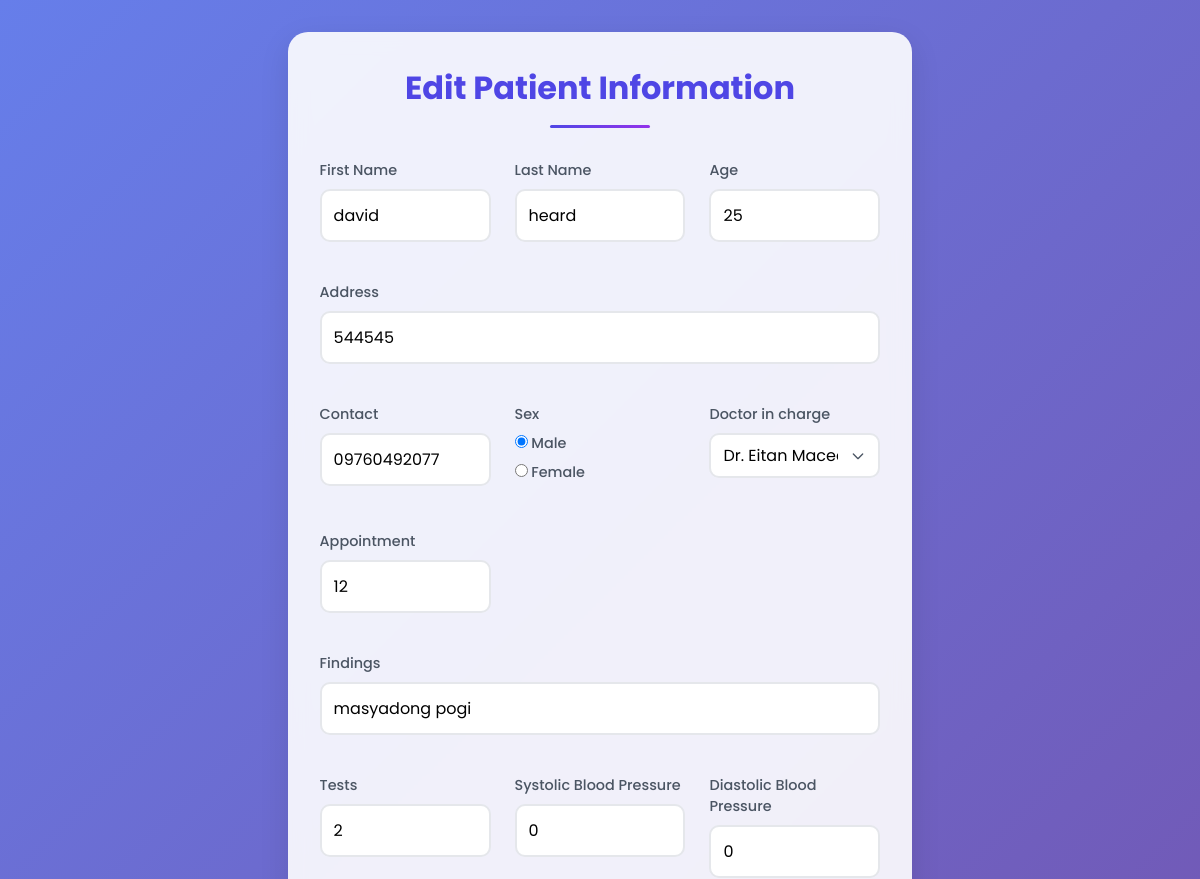
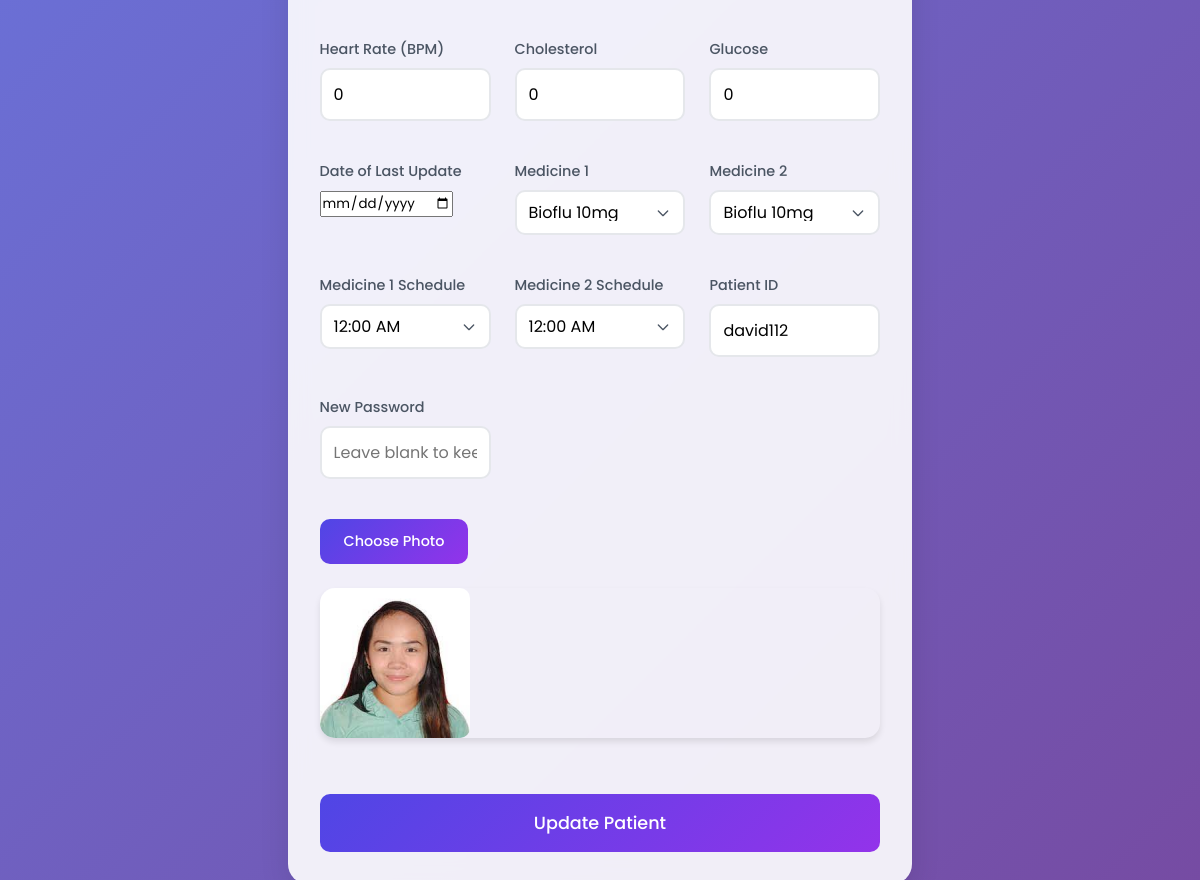
Page /admin-edit.php?id=21 on the committed database (2 pictures, top to bottom).
### tables this page shows
CREATE TABLE `user_info` (
  `id` int(11) NOT NULL,
  `first_name` varchar(255) NOT NULL,
  `last_name` varchar(255) NOT NULL,
  `age` int(3) NOT NULL,
  `_sex` varchar(2) NOT NULL,
  `address` varchar(255) NOT NULL,
  `contact` varchar(100) NOT NULL,
  `_doc` varchar(255) NOT NULL,
  `_appointment` int(3) NOT NULL,
  `_meds` varchar(255) NOT NULL,
  `_test` varchar(255) NOT NULL,
  `photo` varchar(255) NOT NULL,
  `systolic` int(20) NOT NULL,
  `diastolic` int(20) NOT NULL,
  `bpm` int(5) NOT NULL,
  `cholesterol` int(5) NOT NULL,
  `glucose` int(5) NOT NULL,
  `last_date` date NOT NULL,
  `med1` varchar(255) NOT NULL,
  `med2` varchar(255) NOT NULL,
  `med_sched1` varchar(255) NOT NULL,
  `med_sched2` varchar(255) NOT NULL
);

CREATE TABLE `users` (
  `id` int(11) NOT NULL,
  `patient__id` varchar(255) NOT NULL,
  `password` varchar(255) NOT NULL
);

### admin-edit.php (the view, shortened to what this page needs)
<?php
include "db-login.php";
if (isset($_GET['id'])) {
    $id = $_GET['id'];
    $stmt = $conn->prepare("
        SELECT ui.*, u.patient__id
        FROM user_info ui
        JOIN users u ON ui.id = u.id
        WHERE ui.id = ?
    ");
    $stmt->bind_param("i", $id);
    $stmt->execute();
    $result = $stmt->get_result();
    $row = $result->fetch_assoc();
}
?>
<!DOCTYPE html>
<html lang="en">
<head>
    <link rel="stylesheet" href="styleForAdmin-edit.css" />
</head>
<body>
<div class="edit-form-container">
    <h2>Edit Patient Information</h2>
    <form method="POST" enctype="multipart/form-data">
        <div class="form-group">
            <label for="first_name">First Name</label>
            <input type="text" id="first_name" name="first_name" value="<?= htmlspecialchars($row['first_name']) ?>" required />
        </div>
        <div class="form-group">
            <label for="last_name">Last Name</label>
            <input type="text" id="last_name" name="last_name" value="<?= htmlspecialchars($row['last_name']) ?>" required />
        </div>
        <div class="form-group">
            <label for="age">Age</label>
            <input type="number" id="age" name="age" value="<?= htmlspecialchars($row['age']) ?>" required />
        </div>
        <div class="form-group full-width">
            <label for="address">Address</label>
            <input type="text" id="address" name="address" value="<?= htmlspecialchars($row['address']) ?>" required />
        </div>
        <div class="form-group">
            <label for="contact">Contact</label>
            <input type="text" id="contact" name="contact" value="<?= htmlspecialchars($row['contact']) ?>" required />
        </div>
        <div class="form-group">
            <label>Sex</label>
            <div class="radio-group">
                <label><input type="radio" name="_sex" value="M" <?= ($row['_sex'] === 'M') ? 'checked' : '' ?> /> Male</label>
                <label><input type="radio" name="_sex" value="F" <?= ($row['_sex'] === 'F') ? 'checked' : '' ?> /> Female</label>
            </div>
        </div>
        <div class="form-group">
            <label for="_doc">Doctor in charge</label>
            <select id="_doc" name="_doc" required>
                <option value="Dr. Eitan Maceda" <?= $row['_doc'] == 'Dr. Eitan Maceda' ? 'selected' : '' ?>>Dr. Eitan Maceda</option>
            </select>
        </div>
        <div class="form-group">
            <label for="_appointment">Appointment</label>
            <input type="text" id="_appointment" name="_appointment" value="<?= htmlspecialchars($row['_appointment']) ?>" />
        </div>
        <div class="form-group full-width">
            <label for="_meds">Findings</label>
            <input type="text" id="_meds" name="_meds" value="<?= htmlspecialchars($row['_meds']) ?>" />
        </div>
        <div class="form-group">
            <label for="_test">Tests</label>
            <input type="text" id="_test" name="_test" value="<?= htmlspecialchars($row['_test']) ?>" />
        </div>
        <div class="form-group">
            <label for="systolic">Systolic Blood Pressure</label>
            <input type="text" id="systolic" name="systolic" value="<?= htmlspecialchars($row['systolic'] ?? '') ?>" />
        </div>
        <div class="form-group">
            <label for="diastolic">Diastolic Blood Pressure</label>
            <input type="text" id="diastolic" name="diastolic" value="<?= htmlspecialchars($row['diastolic'] ?? '') ?>" />
        </div>
        <div class="form-group">
            <label for="bpm">Heart Rate (BPM)</label>
            <input type="text" id="bpm" name="bpm" value="<?= htmlspecialchars($row['bpm'] ?? '') ?>" />
        </div>
        <div class="form-group">
            <label for="cholesterol">Cholesterol</label>
            <input type="text" id="cholesterol" name="cholesterol" value="<?= htmlspecialchars($row['cholesterol'] ?? '') ?>" />
        </div>
        <div class="form-group">
            <label for="glucose">Glucose</label>
            <input type="text" id="glucose" name="glucose" value="<?= htmlspecialchars($row['glucose'] ?? '') ?>" />
        </div>
        <div class="form-group">
            <label for="last_date">Date of Last Update</label>
            <input type="date" id="last_date" name="last_date" value="<?= htmlspecialchars($row['last_date'] ?? '') ?>" />
        </div>
        <div class="form-group">
            <label for="med1">Medicine 1</label>
            <select id="med1" name="med1">
                <?php
                $meds = ["Bioflu 10mg", "Bioflu 20mg", "Paracetamol 500mg", "Paracetamol 650mg",
                         "Amoxicillin 250mg", "Amoxicillin 500mg", "Ibuprofen 200mg", "Ibuprofen 400mg",
                         "Cetirizine 5mg", "Cetirizine 10mg", "Loperamide 2mg", "Loperamide 4mg",
                         "Mefenamic Acid 250mg", "Mefenamic Acid 500mg", "Antacid 100mg", "Antacid 200mg",
                         "Omeprazole 20mg", "Omeprazole 40mg", "Salbutamol 2mg", "Salbutamol 4mg"];
                foreach ($meds as $med) {
                    $selected = ($row['med1'] ?? '') === $med ? 'selected' : '';
                    echo "<option value=\"$med\" $selected>$med</option>";
                }
                ?>
            </select>
        </div>
        <div class="form-group">
            <label for="med2">Medicine 2</label>
            <select id="med2" name="med2">
                <?php
                foreach ($meds as $med) {
                    $selected = ($row['med2'] ?? '') === $med ? 'selected' : '';
                    echo "<option value=\"$med\" $selected>$med</option>";
                }
                ?>
            </select>
        </div>
        <div class="form-group">
            <label for="med_sched1">Medicine 1 Schedule</label>
            <select id="med_sched1" name="med_sched1">
                <?php
                $times = [];
                for ($h = 0; $h < 24; $h++) {
                    foreach ([0, 30] as $m) {
                        $time = sprintf("%02d:%02d %s", ($h % 12) ?: 12, $m, $h < 12 ? "AM" : "PM");
                        $times[] = $time;
                    }
                }
                foreach ($times as $time) {
                    $selected = ($row['med_sched1'] ?? '') === $time ? 'selected' : '';
                    echo "<option value=\"$time\" $selected>$time</option>";
                }
                ?>
            </select>
        </div>
        <div class="form-group">
            <label for="med_sched2">Medicine 2 Schedule</label>
            <select id="med_sched2" name="med_sched2">
                <?php
                foreach ($times as $time) {
                    $selected = ($row['med_sched2'] ?? '') === $time ? 'selected' : '';
                    echo "<option value=\"$time\" $selected>$time</option>";
                }
                ?>
            </select>
        </div>
        <div class="form-group">
            <label for="patient__id">Patient ID</label>
            <input type="text" id="patient__id" name="patient__id" value="<?= htmlspecialchars($row['patient__id']) ?>" required />
        </div>
        <div class="form-group">
            <label for="password">New Password</label>
            <input type="password" id="password" name="password" placeholder="Leave blank to keep current" />
        </div>
        <div class="form-group full-width">
            <label class="file-input-label" for="photo">Choose Photo</label>
            <div class="image-preview">
                <img src="uploads/<?= htmlspecialchars($row['photo']) ?>" alt="Patient photo" />
            </div>
        </div>
        <button type="submit" name="update" class="submit-btn">Update Patient</button>
    </form>
</div>
</body>
</html>

### styleForAdmin-edit.css (style rules this page uses)
* { margin: 0; padding: 0; box-sizing: border-box; font-family: "Poppins", sans-serif; }
body { min-height: 100vh; background: linear-gradient(135deg, #667eea, #764ba2); padding: 2rem; color: #333; display: flex; align-items: center; justify-content: center; }
.edit-form-container { width: 55%; max-width: 1100px; background: rgba(255, 255, 255, 0.9); backdrop-filter: blur(10px); padding: 2rem; border-radius: 20px; box-shadow: 0 10px 30px rgba(0, 0, 0, 0.1); }
h2 { color: #4f46e5; font-size: 2rem; text-align: center; margin-bottom: 2rem; position: relative; padding-bottom: 1rem; }
h2:after { content: ""; position: absolute; bottom: 0; left: 50%; transform: translateX(-50%); width: 100px; height: 3px; background: linear-gradient(to right, #4f46e5, #9333ea); border-radius: 10px; }
form { display: grid; grid-template-columns: repeat(3, 1fr); gap: 1.5rem; }
.form-group.full-width { grid-column: span 3; }
.form-group { margin-bottom: 1rem; position: relative; transition: transform 0.2s; }
label { display: block; margin-bottom: 0.5rem; color: #4b5563; font-weight: 500; font-size: 0.9rem; }
input[type="text"], input[type="number"], input[type="password"], select { width: 100%; padding: 0.75rem; border: 2px solid #e5e7eb; border-radius: 10px; font-size: 1rem; background: white; transition: all 0.3s; }
select { cursor: pointer; appearance: none; background-repeat: no-repeat; background-position: right 0.75rem center; background-size: 1rem; padding-right: 2.5rem; }
.file-input-label { padding: 0.75rem 1.5rem; background: linear-gradient(135deg, #4f46e5, #9333ea); color: white; border-radius: 10px; cursor: pointer; transition: all 0.3s; display: inline-block; }
.image-preview { margin: 1rem 0; border-radius: 15px; overflow: hidden; box-shadow: 0 4px 6px rgba(0, 0, 0, 0.1); }
.image-preview img { max-width: 150px; height: auto; display: block; border-radius: 10px; }
.submit-btn { grid-column: span 3; background: linear-gradient(135deg, #4f46e5, #9333ea); color: white; padding: 1rem; border: none; border-radius: 10px; font-size: 1.1rem; font-weight: 500; cursor: pointer; transition: all 0.3s; }

### rows in the picture
user_info: first_name "david", last_name "heard", age "25", address "544545", contact "09760492077", _sex "☑ Male", _sex "☐ Female", _doc "Dr. Eitan Maceda", _appointment "12", _meds "masyadong pogi", _test "2", systolic "0", diastolic "0", bpm "0", cholesterol "0", glucose "0", patient__id "david112", photo (picture)

### other values in the picture
form field med1 "Bioflu 10mg"
form field med2 "Bioflu 10mg"
form field med_sched1 "12:00 AM"
form field med_sched2 "12:00 AM"
